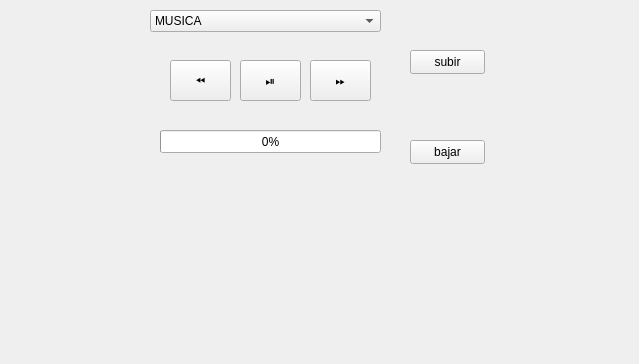
<?xml version="1.0" encoding="UTF-8"?>
<ui version="4.0">
 <class>Main_MP3</class>
 <widget class="QMainWindow" name="Main_MP3">
  <property name="enabled">
   <bool>true</bool>
  </property>
  <property name="geometry">
   <rect>
    <x>0</x>
    <y>0</y>
    <width>639</width>
    <height>364</height>
   </rect>
  </property>
  <property name="cursor">
   <cursorShape>ArrowCursor</cursorShape>
  </property>
  <property name="windowTitle">
   <string>Radio</string>
  </property>
  <widget class="QWidget" name="centralwidget">
   <widget class="QComboBox" name="opMusic">
    <property name="geometry">
     <rect>
      <x>150</x>
      <y>10</y>
      <width>231</width>
      <height>22</height>
     </rect>
    </property>
    <item>
     <property name="text">
      <string>MUSICA</string>
     </property>
    </item>
   </widget>
   <widget class="QPushButton" name="btnAnterior">
    <property name="geometry">
     <rect>
      <x>170</x>
      <y>60</y>
      <width>61</width>
      <height>41</height>
     </rect>
    </property>
    <property name="text">
     <string>⏪</string>
    </property>
   </widget>
   <widget class="QPushButton" name="btnReprPausa">
    <property name="geometry">
     <rect>
      <x>240</x>
      <y>60</y>
      <width>61</width>
      <height>41</height>
     </rect>
    </property>
    <property name="text">
     <string>⏯️</string>
    </property>
   </widget>
   <widget class="QPushButton" name="btnSiguiente">
    <property name="geometry">
     <rect>
      <x>310</x>
      <y>60</y>
      <width>61</width>
      <height>41</height>
     </rect>
    </property>
    <property name="text">
     <string>⏩</string>
    </property>
   </widget>
   <widget class="QProgressBar" name="sonido">
    <property name="enabled">
     <bool>true</bool>
    </property>
    <property name="geometry">
     <rect>
      <x>160</x>
      <y>130</y>
      <width>221</width>
      <height>23</height>
     </rect>
    </property>
    <property name="value">
     <number>0</number>
    </property>
   </widget>
   <widget class="QPushButton" name="btnSubirV">
    <property name="geometry">
     <rect>
      <x>410</x>
      <y>50</y>
      <width>75</width>
      <height>24</height>
     </rect>
    </property>
    <property name="text">
     <string>subir</string>
    </property>
   </widget>
   <widget class="QPushButton" name="btnBajarV">
    <property name="geometry">
     <rect>
      <x>410</x>
      <y>140</y>
      <width>75</width>
      <height>24</height>
     </rect>
    </property>
    <property name="sizePolicy">
     <sizepolicy hsizetype="Fixed" vsizetype="Fixed">
      <horstretch>0</horstretch>
      <verstretch>0</verstretch>
     </sizepolicy>
    </property>
    <property name="text">
     <string>bajar</string>
    </property>
   </widget>
  </widget>
 </widget>
 <resources/>
 <connections/>
</ui>
